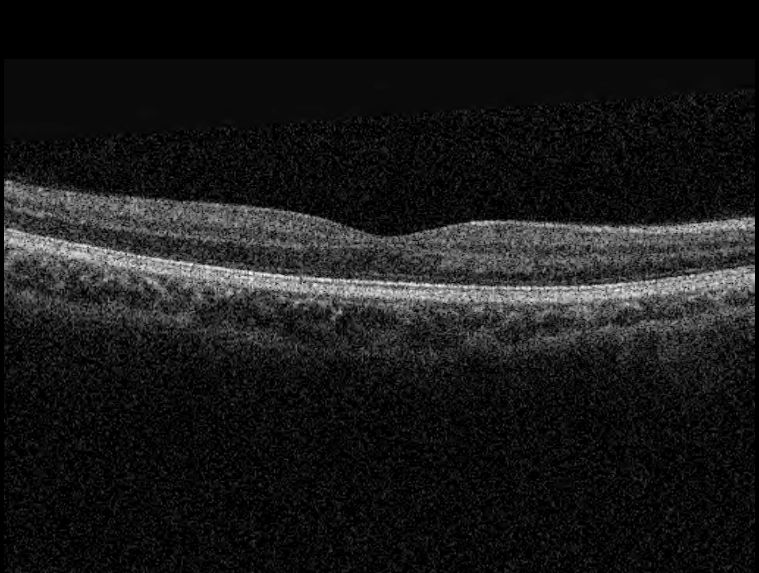
#> input picture ImageProcessing/clear_img.jpeg, 759 x 573 px
$ python method_test.py   (older library calls are emulated)
#> lines starting #> are read from the running program, lines starting #| are printed output that depends on the picture; after the words box and inside, x2 and y2 are one past the last pixel; in counts of white or black regions, pixels touching at a corner belong together; long printed decimals are rounded
#!/usr/bin/env python
# encoding: utf-8

"""
@version: python3
@author: JK_DONG
@software: PyCharm
@file: method_test.py
@time: 2019-02-17 10:59

"""

import os
import shutil

import numpy as np
import random
import cv2
import time


# 方法测试类
class MethodTest:
    image_num = 1

    # [100 lines left out: functions add_random_gaussian_noise1, add_random_offset1, load_images, delete_test_data, add_random_gaussian_noise, not called in this run]

    def fuse_by_spatial_frequency(self, images, block_size, threshold):
        """

        :param images:
        :return:
        """
        (last_image, next_image) = images
        row, col = last_image.shape[0:2]
        isGPUAvailable = False
        choice_full_last = np.array([(0, 0, 0),
                                     (0, 1, 0),
                                     (0, 0, 0)])
        choice_full_next = np.array([(1, 1, 1),
                                     (1, 0, 1),
                                     (1, 1, 1)])
        if isGPUAvailable:
            fuse_region = 0
        else:
            row_num = row // block_size
            col_num = col // block_size
            fusion_choice = np.zeros((row_num + 1, col_num + 1), dtype=np.int)
            print("图像共分为 " + str(row_num + 1) + " 行 " + str(col_num + 1) + " 列")
            for i in range(row_num + 1):
                for j in range(col_num + 1):  # 图像切片比较
                    if i < row_num and j < col_num:
                        row_end_position = (i + 1) * block_size
                        col_end_position = (j + 1) * block_size
                    elif i < row_num and j == col_num:
                        row_end_position = (i + 1) * block_size
                        col_end_position = col
                    elif i == row_num and j < col_num:
                        row_end_position = row
                        col_end_position = (j + 1) * block_size
                    else:
                        row_end_position = row
                        col_end_position = col
                    last_image_block = last_image[(i * block_size):row_end_position, (j * block_size):col_end_position]
                    next_image_block = next_image[(i * block_size):row_end_position, (j * block_size):col_end_position]
                    last_image_block_sf = self.calculate_spatial_frequency(last_image_block)
                    next_image_block_sf = self.calculate_spatial_frequency(next_image_block)
                    # print("imageA的第 " + str(i + 1) + " 行 " + str(j + 1) + " 列的图像块的SF值为： ", SF_imageA_block)
                    # print("imageB的第 " + str(i + 1) + " 行 " + str(j + 1) + " 列的图像块的SF值为： ", SF_imageB_block)
                    if last_image_block_sf > next_image_block_sf + threshold:
                        last_image_block = last_image_block
                    elif last_image_block_sf < next_image_block_sf - threshold:
                        fusion_choice[i, j] = 1
                    else:
                        fusion_choice[i, j] = 2

            for n in range(row_num + 1):
                for m in range(col_num + 1):  # majority filter is 3*3
                    if n < row_num - 1 and m < col_num - 1:
                        if np.all(fusion_choice[n:n+3, m:m+3] == choice_full_last):
                            fusion_choice[n + 1, m + 1] = 0
                        elif np.all(fusion_choice[n:n+3, m:m+3] == choice_full_next):
                            fusion_choice[n + 1, m + 1] = 1
                    if fusion_choice[n, m] == 1:
                        last_image[n * block_size:(n + 1) * block_size, m * block_size:(m + 1) * block_size] = \
                            next_image[n * block_size:(n + 1) * block_size, m * block_size:(m + 1) * block_size]
                    if fusion_choice[n, m] == 2:
                        # print(1)
                        last_image[n * block_size:(n + 1) * block_size, m * block_size:(m + 1) * block_size] = \
                            ((last_image[n * block_size:(n + 1) * block_size, m * block_size:(m + 1) * block_size]
                              .astype(int) + next_image[n * block_size:(n + 1) * block_size,
                              m * block_size:(m + 1) * block_size].astype(int)) / 2).astype('uint8')
            print(fusion_choice)
            cv2.imwrite("fuseRegion.jpeg", last_image)
            fuse_region = last_image
        return fuse_region

    @staticmethod
    def calculate_spatial_frequency(image):
        """
        计算空间频率
        :param image:
        :return:
        """
        rf_temp = 0
        cf_temp = 0
        row, col = image.shape[0:2]
        image_temp = image.astype(int)
        for i in range(row):
            for j in range(col):
                if j < col - 1:
                    rf_temp = rf_temp + np.square(image_temp[i, j + 1] - image_temp[i, j])
                if i < row - 1:
                    cf_temp = cf_temp + np.square(image_temp[i + 1, j] - image_temp[i, j])
        rf = np.sqrt(float(rf_temp) / float(row * col))
        cf = np.sqrt(float(cf_temp) / float(row * col))
        sf = np.sqrt(np.square(rf) + np.square(cf))
        return sf

    # [42 lines left out: functions add_gaussian_blur, test_spatial_frequency, not called in this run]


if __name__ == "__main__":

    start_time = time.time()

    m = MethodTest()

    clear_img = "clear_img.jpeg"
    img = cv2.imread(clear_img, flags=0)
#> img is the input picture: shape (573, 759); min 0, max 254, mean 25.1
    print(img)
#> (printed output is left out)
    test = cv2.imread("1.jpeg", 0)
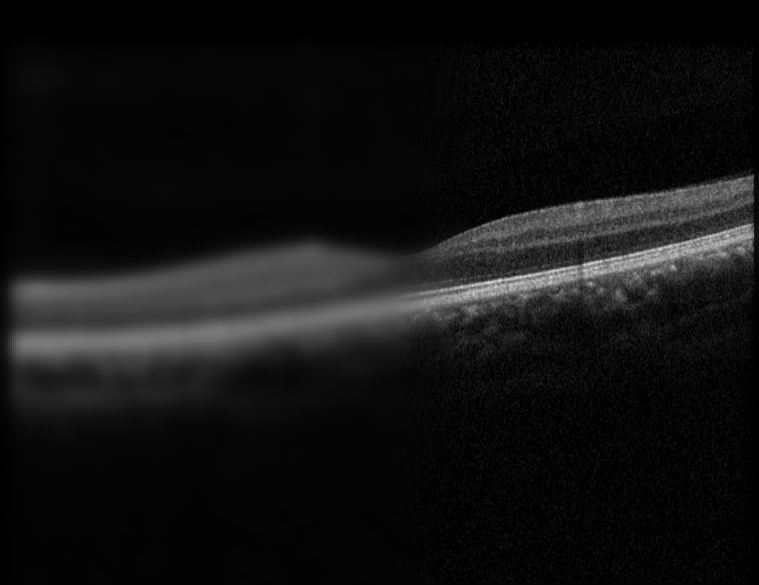
#> input picture ImageProcessing/1.jpeg, 759 x 585 px
#> test is the input picture: shape (585, 759); min 0, max 226, mean 18.3
    images = (img, test)
    SF_img = m.calculate_spatial_frequency(img)
#> after the loop in calculate_spatial_frequency, `for i in range(row):`: cf_temp = 67472869; rf_temp = 59110049
#> in calculate_spatial_frequency, `rf = np.sqrt(float(rf_temp) / float(row * col))`: rf = 11.66
#> in calculate_spatial_frequency, `cf = np.sqrt(float(cf_temp) / float(row * col))`: cf = 12.46
#> in calculate_spatial_frequency, `sf = np.sqrt(np.square(rf) + np.square(cf))`: sf = 17.06
#> SF_img = 17.06
    print(SF_img)
#| 17.060
    SF_noise = m.calculate_spatial_frequency(test)
#> SF_noise = 5.85
    print(SF_noise)
#| 5.845
    fuseRegion = m.fuse_by_spatial_frequency(images, 40, 1)
#| 图像共分为 15 行 19 列
#> after the loop in fuse_by_spatial_frequency, `for n in range(row_num + 1):`:
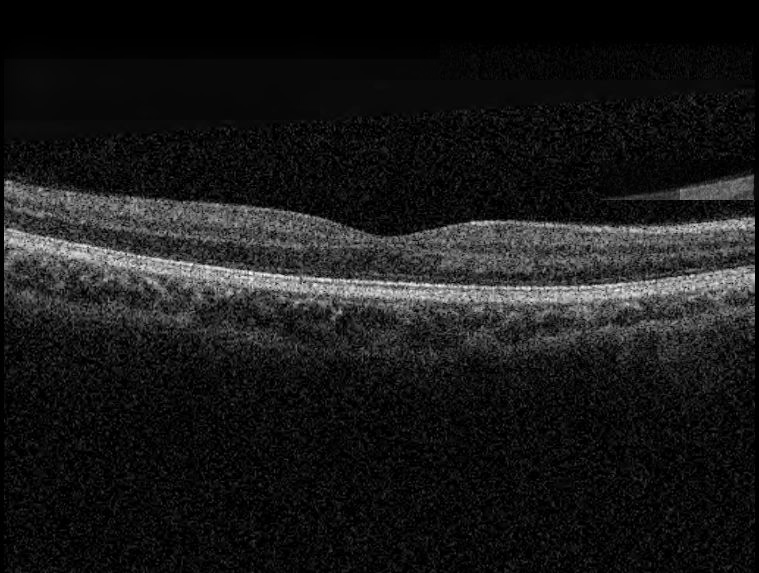
#> last_image: shape (573, 759); 10.91% of pixels changed, all inside (x1, y1, x2, y2) = (0, 35, 759, 200)
#| [[2 2 2 2 2 2 2 2 2 2 2 2 2 2 2 2 2 2 2]
#|  [2 2 2 2 2 2 2 2 2 2 2 1 1 1 1 1 1 1 1]
#|  [2 2 2 2 2 2 2 2 0 0 0 0 0 0 0 0 0 0 0]
#|  [0 0 0 0 0 0 0 0 0 0 0 0 0 0 0 0 0 0 0]
#|  [0 0 0 0 0 0 0 0 0 0 0 0 0 0 0 2 2 1 1]
#|  [0 0 0 0 0 0 0 0 0 0 0 0 0 0 0 0 0 0 0]
#|  [0 0 0 0 0 0 0 0 0 0 0 0 0 0 0 0 0 0 0]
#|  [0 0 0 0 0 0 0 0 0 0 0 0 0 0 0 0 0 0 0]
#|  [0 0 0 0 0 0 0 0 0 0 0 0 0 0 0 0 0 0 0]
#|  [0 0 0 0 0 0 0 0 0 0 0 0 0 0 0 0 0 0 0]
#|  [0 0 0 0 0 0 0 0 0 0 0 0 0 0 0 0 0 0 0]
#|  [0 0 0 0 0 0 0 0 0 0 0 0 0 0 0 0 0 0 0]
#> (further printed lines are left out)
    end_time = time.time()
    print("the time of fusing images is{:.3f}\'s".format(end_time - start_time))

    # [9 lines of commented-out code are left out]
